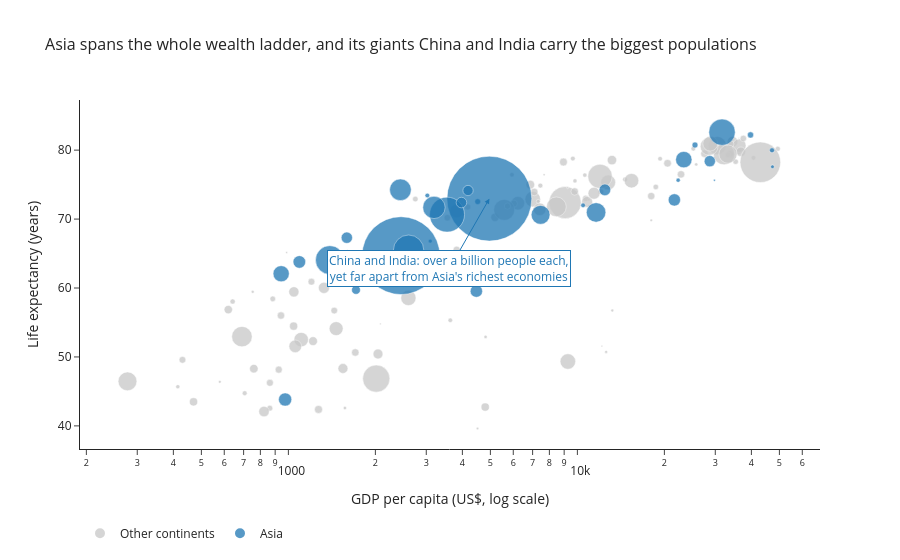

Notebook code for this chart:
### Markdown cell above
## Task 2 — Bubble chart: tell a story

**What to build:** A bubble chart (full 2007 dataset, all countries) where:
- x = GDP per capita (log scale)
- y = life expectancy
- size = population
- colour = ONE continent highlighted (your choice), all others grey
- At least one annotation explaining the highlighted group's story

> This is the grey-and-highlight technique applied to a bubble chart.

### Code cell
# Task 2
import numpy as np
import plotly.express as px

d07 = df.loc[df['year'] == 2007].copy()
d07['group'] = np.where(d07['continent'] == 'Asia', 'Asia', 'Other continents')
d07['order'] = (d07['group'] == 'Asia').astype(int)
d07 = d07.sort_values('order')

fig = px.scatter(
    d07,
    x='gdpPercap',
    y='lifeExp',
    size='pop',
    size_max=60,                      
    color='group',                    
    color_discrete_map={'Asia': '#1F77B4', 'Other continents': '#C8C8C8'},
    category_orders={'group': ['Other continents', 'Asia']},
    hover_name='country',
    hover_data={'group': False, 'continent': True, 'pop': ':,', 'gdpPercap': ':,.0f', 'lifeExp': ':.1f'},
    log_x=True,                      
    labels={
        'gdpPercap': 'GDP per capita (US$, log scale)',
        'lifeExp': 'Life expectancy (years)',
        'group': '',
    },
    title='Asia spans the whole wealth ladder, and its giants China and India carry the biggest populations',
)

fig.update_traces(marker=dict(opacity=0.75, line=dict(width=0.5, color='white')))

china = d07.loc[d07['country'] == 'China'].iloc[0]
fig.add_annotation(
    x=np.log10(china['gdpPercap']),
    y=china['lifeExp'],
    text="China and India: over a billion people each,<br>yet far apart from Asia's richest economies",
    showarrow=True,
    arrowhead=2,
    ax=-40, ay=70,
    font=dict(size=12, color='#1F77B4'),
    bgcolor='white',
    bordercolor='#1F77B4',
)

fig.update_layout(
    template='simple_white',
    title_font_size=16,
    legend=dict(orientation='h', y=-0.2),
)
fig.show()

### Figure 1 — Plotly figure (JSON) as saved in the notebook; plotly's stock layout.template omitted (floating-point values rounded to 4 significant figures; data arrays with more than 128 entries replaced by an {"elided": "..."} marker saying what was removed)
{"data": [{"customdata": {"elided": "109x3 mixed values"}, "hovertemplate": "<b>%{hovertext}</b><br><br>GDP per capita (US$, log scale)=%{x:,.0f}<br>Life expectancy (years)=%{y:.1f}<br>pop=%{customdata[2]:,}<br>continent=%{customdata[1]}<extra></extra>", "hovertext": ["Albania", "Algeria", "Angola", "Argentina", "Austria", "Australia", "Benin", "Belgium", "Brazil", "Botswana", "Bolivia", "Bosnia and Herzegovina", "Bulgaria", "Cameroon", "Burundi", "Burkina Faso", "Cote d'Ivoire", "Comoros", "Congo, Dem. Rep.", "Canada", "Chad", "Central African Republic", "Chile", "Colombia", "Croatia", "Costa Rica", "Congo, Rep.", "Dominican Republic", "Djibouti", "Denmark", "Czech Republic", "Cuba", "Ghana", "Greece", "Guatemala", "Guinea", "Guinea-Bissau", "Ecuador", "Egypt", "El Salvador", "Equatorial Guinea", "Eritrea", "Ethiopia", "Finland", "France", "Gabon", "Gambia", "Germany", "Ireland", "Iceland", "Honduras", "Hungary", "Haiti", "Morocco", "Netherlands", "Malawi", "Lesotho", "Liberia", "Libya", "Madagascar", "Mali", "Kenya", "Jamaica", "Italy", "Tanzania", "Switzerland", "Sweden", "Sudan", "Spain", "South Africa", "Swaziland", "Sierra Leone", "Somalia", "Slovenia", "Serbia", "Mozambique", "Montenegro", "Mexico", "Mauritius", "Mauritania", "Nigeria", "Niger", "New Zealand", "Nicaragua", "Norway", "Namibia", "Senegal", "Sao Tome and Principe", "Puerto Rico", "Reunion", "Romania", "Portugal", "Peru", "Poland", "Panama", "Paraguay", "Slovak Republic", "Rwanda", "United Kingdom", "Uganda", "Turkey", "Zimbabwe", "Zambia", "Venezuela", "Uruguay", "United States", "Trinidad and Tobago", "Togo", "Tunisia"], "legendgroup": "Other continents", "marker": {"color": "#C8C8C8", "line": {"color": "white", "width": 0.5}, "opacity": 0.75, "size": [3600523, 33333216, 12420476, 40301927, 8199783, 20434176, 8078314, 10392226, 190010647, 1639131, 9119152, 4552198, 7322858, 17696293, 8390505, 14326203, 18013409, 710960, 64606759, 33390141, 10238807, 4369038, 16284741, 44227550, 4493312, 4133884, 3800610, 9319622, 496374, 5468120, 10228744, 11416987, 22873338, 10706290, 12572928, 9947814, 1472041, 13755680, 80264543, 6939688, 551201, 4906585, 76511887, 5238460, 61083916, 1454867, 1688359, 82400996, 4109086, 301931, 7483763, 9956108, 8502814, 33757175, 16570613, 13327079, 2012649, 3193942, 6036914, 19167654, 12031795, 35610177, 2780132, 58147733, 38139640, 7554661, 9031088, 42292929, 40448191, 43997828, 1133066, 6144562, 9118773, 2009245, 10150265, 19951656, 684736, 108700891, 1250882, 3270065, 135031164, 12894865, 4115771, 5675356, 4627926, 2055080, 12267493, 199579, 3942491, 798094, 22276056, 10642836, 28674757, 38518241, 3242173, 6667147, 5447502, 8860588, 60776238, 29170398, 71158647, 12311143, 11746035, 26084662, 3447496, 301139947, 1056608, 5701579, 10276158], "sizemode": "area", "sizeref": 366300.0, "symbol": "circle"}, "mode": "markers", "name": "Other continents", "orientation": "v", "showlegend": true, "type": "scatter", "x": [5937.0, 6223.0, 4797.0, 12780.0, 36130.0, 34440.0, 1441.0, 33690.0, 9066.0, 12570.0, 3822.0, 7446.0, 10680.0, 2042.0, 430.1, 1217.0, 1545.0, 986.1, 277.6, 36320.0, 1704.0, 706.0, 13170.0, 7007.0, 14620.0, 9645.0, 3633.0, 6025.0, 2082.0, 35280.0, 22830.0, 8948.0, 1328.0, 27540.0, 5186.0, 942.7, 579.2, 6873.0, 5581.0, 5728.0, 12150.0, 641.4, 690.8, 33210.0, 30470.0, 13210.0, 752.7, 32170.0, 40680.0, 36180.0, 3548.0, 18010.0, 1202.0, 3820.0, 36800.0, 759.3, 1569.0, 414.5, 12060.0, 1045.0, 1043.0, 1463.0, 7321.0, 28570.0, 1107.0, 37510.0, 33860.0, 2602.0, 28820.0, 9270.0, 4513.0, 862.5, 926.1, 25770.0, 9787.0, 823.7, 9254.0, 11980.0, 10960.0, 1803.0, 2014.0, 619.7, 25190.0, 2749.0, 49360.0, 4811.0, 1712.0, 1598.0, 19330.0, 7670.0, 10810.0, 20510.0, 7409.0, 15390.0, 9809.0, 4173.0, 18680.0, 863.1, 33200.0, 1056.0, 8458.0, 469.7, 1271.0, 11420.0, 10610.0, 42950.0, 18010.0, 883.0, 7093.0], "xaxis": "x", "y": [76.42, 72.3, 42.73, 75.32, 79.83, 81.23, 56.73, 79.44, 72.39, 50.73, 65.55, 74.85, 73.0, 50.43, 49.58, 52.3, 48.33, 65.15, 46.46, 80.65, 50.65, 44.74, 78.55, 72.89, 75.75, 78.78, 55.32, 72.23, 54.79, 78.33, 76.49, 78.27, 60.02, 79.48, 70.26, 56.01, 46.39, 74.99, 71.34, 71.88, 51.58, 58.04, 52.95, 79.31, 80.66, 56.73, 59.45, 79.41, 78.89, 81.76, 70.2, 73.34, 60.92, 71.16, 79.76, 48.3, 42.59, 45.68, 73.95, 59.44, 54.47, 54.11, 72.57, 80.55, 52.52, 81.7, 80.88, 58.56, 80.94, 49.34, 39.61, 42.57, 48.16, 77.93, 74.0, 42.08, 74.54, 76.19, 72.8, 64.16, 46.86, 56.87, 80.2, 72.9, 80.2, 52.91, 63.06, 65.53, 78.75, 76.44, 72.48, 78.1, 71.42, 75.56, 75.54, 71.75, 74.66, 46.24, 79.42, 51.54, 71.78, 43.49, 42.38, 73.75, 76.38, 78.24, 69.82, 58.42, 73.92], "yaxis": "y"}, {"customdata": [["Asia", "Asia", 6426679], ["Asia", "Asia", 69453570], ["Asia", "Asia", 27499638], ["Asia", "Asia", 28901790], ["Asia", "Asia", 47761980], ["Asia", "Asia", 2874127], ["Asia", "Asia", 6053193], ["Asia", "Asia", 127467972], ["Asia", "Asia", 6980412], ["Asia", "Asia", 14131858], ["Asia", "Asia", 1318683096], ["Asia", "Asia", 150448339], ["Asia", "Asia", 708573], ["Asia", "Asia", 31889923], ["Asia", "Asia", 223547000], ["Asia", "Asia", 1110396331], ["Asia", "Asia", 2505559], ["Asia", "Asia", 23301725], ["Asia", "Asia", 24821286], ["Asia", "Asia", 65068149], ["Asia", "Asia", 23174294], ["Asia", "Asia", 19314747], ["Asia", "Asia", 20378239], ["Asia", "Asia", 4553009], ["Asia", "Asia", 3204897], ["Asia", "Asia", 169270617], ["Asia", "Asia", 27601038], ["Asia", "Asia", 91077287], ["Asia", "Asia", 3921278], ["Asia", "Asia", 49044790], ["Asia", "Asia", 85262356], ["Asia", "Asia", 22211743], ["Asia", "Asia", 4018332]], "hovertemplate": "<b>%{hovertext}</b><br><br>GDP per capita (US$, log scale)=%{x:,.0f}<br>Life expectancy (years)=%{y:.1f}<br>pop=%{customdata[2]:,}<br>continent=%{customdata[1]}<extra></extra>", "hovertext": ["Israel", "Iran", "Iraq", "Nepal", "Myanmar", "Mongolia", "Jordan", "Japan", "Hong Kong, China", "Cambodia", "China", "Bangladesh", "Bahrain", "Afghanistan", "Indonesia", "India", "Kuwait", "Korea, Dem. Rep.", "Malaysia", "Thailand", "Taiwan", "Syria", "Sri Lanka", "Singapore", "Oman", "Pakistan", "Saudi Arabia", "Philippines", "Lebanon", "Korea, Rep.", "Vietnam", "Yemen, Rep.", "West Bank and Gaza"], "legendgroup": "Asia", "marker": {"color": "#1F77B4", "line": {"color": "white", "width": 0.5}, "opacity": 0.75, "size": [6426679, 69453570, 27499638, 28901790, 47761980, 2874127, 6053193, 127467972, 6980412, 14131858, 1318683096, 150448339, 708573, 31889923, 223547000, 1110396331, 2505559, 23301725, 24821286, 65068149, 23174294, 19314747, 20378239, 4553009, 3204897, 169270617, 27601038, 91077287, 3921278, 49044790, 85262356, 22211743, 4018332], "sizemode": "area", "sizeref": 366300.0, "symbol": "circle"}, "mode": "markers", "name": "Asia", "orientation": "v", "showlegend": true, "type": "scatter", "x": [25520.0, 11610.0, 4471.0, 1091.0, 944.0, 3096.0, 4519.0, 31660.0, 39720.0, 1714.0, 4959.0, 1391.0, 29800.0, 974.6, 3541.0, 2452.0, 47310.0, 1593.0, 12450.0, 7458.0, 28720.0, 4185.0, 3970.0, 47140.0, 22320.0, 2606.0, 21650.0, 3190.0, 10460.0, 23350.0, 2442.0, 2281.0, 3025.0], "xaxis": "x", "y": [80.75, 70.96, 59.55, 63.78, 62.07, 66.8, 72.53, 82.6, 82.21, 59.72, 72.96, 64.06, 75.64, 43.83, 70.65, 64.7, 77.59, 67.3, 74.24, 70.62, 78.4, 74.14, 72.4, 79.97, 75.64, 65.48, 72.78, 71.69, 71.99, 78.62, 74.25, 62.7, 73.42], "yaxis": "y"}], "layout": {"annotations": [{"arrowhead": 2, "ax": -40, "ay": 70, "bgcolor": "white", "bordercolor": "#1F77B4", "font": {"color": "#1F77B4", "size": 12}, "showarrow": true, "text": "China and India: over a billion people each,<br>yet far apart from Asia's richest economies", "x": 3.695, "y": 72.96}], "legend": {"itemsizing": "constant", "orientation": "h", "title": {"text": ""}, "tracegroupgap": 0, "y": -0.2}, "title": {"font": {"size": 16}, "text": "Asia spans the whole wealth ladder, and its giants China and India carry the biggest populations"}, "xaxis": {"anchor": "y", "domain": [0, 1], "title": {"text": "GDP per capita (US$, log scale)"}, "type": "log"}, "yaxis": {"anchor": "x", "domain": [0, 1], "title": {"text": "Life expectancy (years)"}}}}
